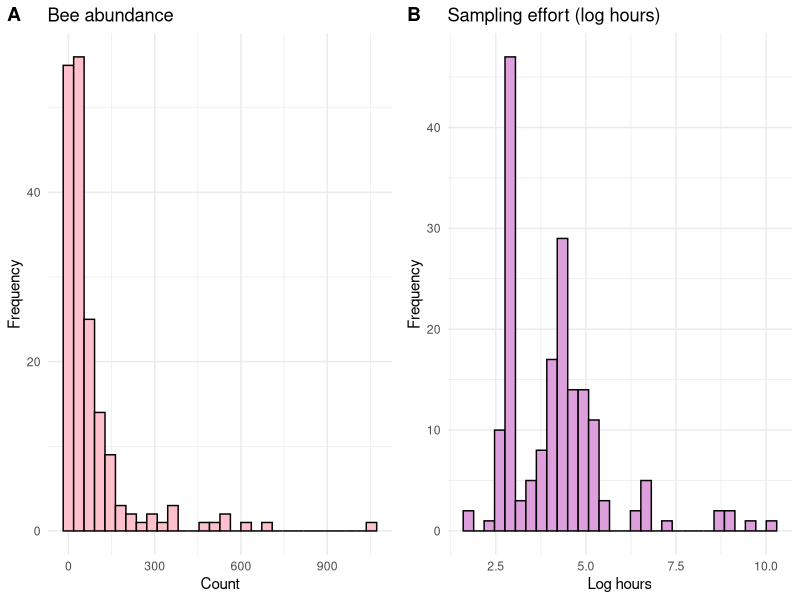
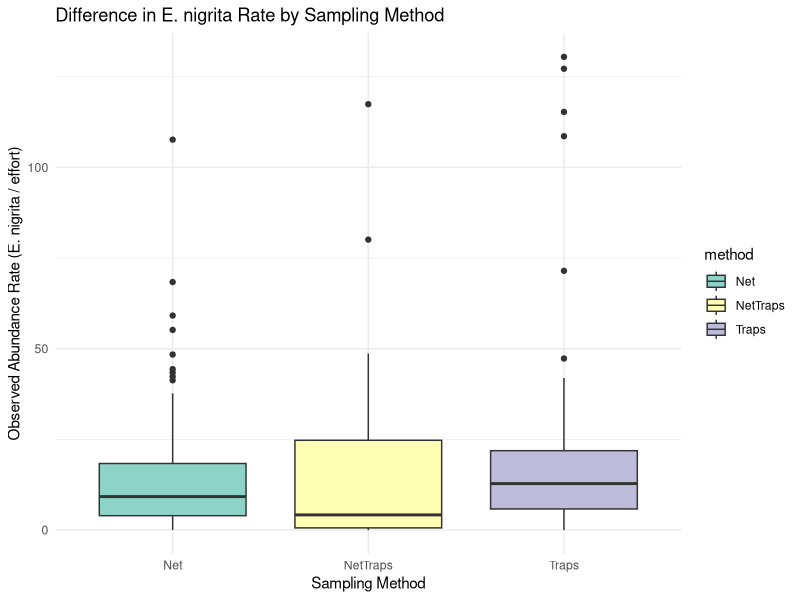
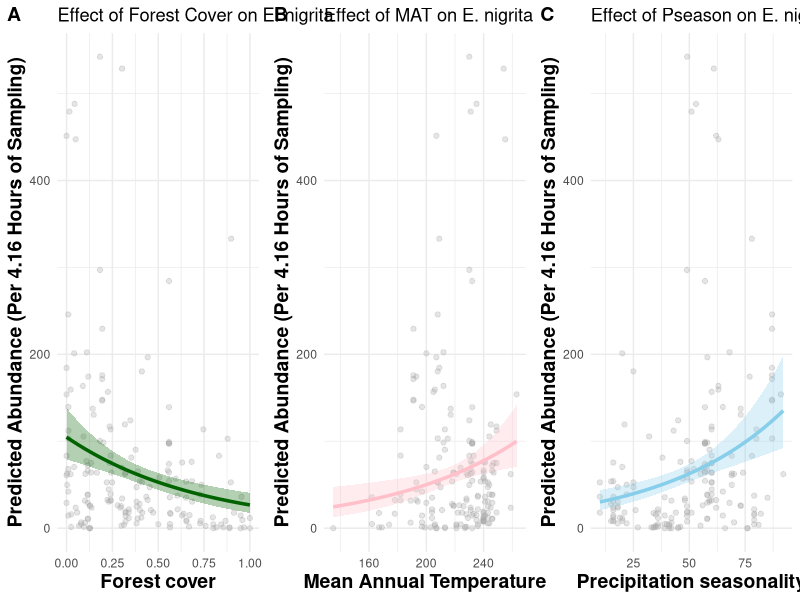

Recreate these plots in R, in order.
library(dplyr)
library(ggplot2)
library(MASS)
library(cowplot)
library(car)

dat = read.csv("exercise_6/Eulaema.csv")
head(dat)

summary(dat$Eulaema_nigrita)
h_bee = ggplot(dat, aes(x = Eulaema_nigrita)) +
  geom_histogram(fill = "pink", color = "black") +
  labs(title = "Bee abundance", x = "Count", y = "Frequency") +
  theme_minimal()

summary(dat$effort)
h_effort = ggplot(dat, aes(x = effort)) +
  geom_histogram(fill = "plum", color = "black") +
  labs(title = "Sampling effort (log hours)", x = "Log hours", y = "Frequency") +
  theme_minimal()

plot_grid( h_bee, h_effort, ncol = 2,
          labels = c("A", "B")) 

vif_model_full = lm(Eulaema_nigrita ~ altitude + MAT + MAP + Tseason + Pseason + forest. + lu_het, data = dat)
vif(vif_model_full)

vif_model_step1 = lm(Eulaema_nigrita ~ MAT + MAP + Tseason + Pseason + forest. + lu_het, data = dat)
vif(vif_model_step1)

vif_model_step2 = lm(Eulaema_nigrita ~ MAT + MAP + Pseason + forest. + lu_het, data = dat)
vif(vif_model_step2)

vif_model_step3 = lm(Eulaema_nigrita ~ MAT + Pseason + forest. + lu_het, data = dat)
vif(vif_model_step3)

m = glm(Eulaema_nigrita ~ effort + forest. + MAT + Pseason + lu_het + method, "poisson", data = dat)
summary(m)

m_full = glm.nb(Eulaema_nigrita ~ offset(log(effort)) + forest. + MAT + Pseason + lu_het + method, data = dat)
summary(m_full)

dat$rate = dat$Eulaema_nigrita / dat$effort 

ggplot(dat, aes(x = method, y = rate, fill = method)) +
  geom_boxplot() +
  scale_fill_brewer(palette = "Set3") +
  labs(y = "Observed Abundance Rate (E. nigrita / effort)", 
       x = "Sampling Method", 
       title = "Difference in E. nigrita Rate by Sampling Method") +
  theme_minimal()

beta_lu_het = 0.031036
sd_lu_het = sd(dat$lu_het)
effect_lu_het_sd = 100 * (exp(beta_lu_het * sd_lu_het) - 1)

beta_method_traps = 0.167504
effect_method_traps = 100 * (exp(beta_method_traps) - 1) 

beta_forest = -1.250720
sd_forest = sd(dat$forest.)
effect_forest = 100 * (exp(beta_forest * sd_forest) - 1)

beta_MAT = 0.010593
sd_MAT = sd(dat$MAT)
effect_MAT = 100 * (exp(beta_MAT * sd_MAT) - 1)

beta_Pseason = 0.018179
sd_Pseason = sd(dat$Pseason)
effect_Pseason = 100 * (exp(beta_Pseason * sd_Pseason) - 1)

m_strong = glm.nb(Eulaema_nigrita ~ offset(log(effort)) + forest. + MAT + Pseason, data = dat)
summary(m_strong)

plot_effect = function(predictor_var, color, small_titles, model = m_strong, data = dat) {
  
  xx_var = seq(min(data[[predictor_var]]), max(data[[predictor_var]]), length.out = 100)
  
  bees = data.frame(
    forest. = rep(mean(data$forest.), 100),
    MAT     = rep(mean(data$MAT), 100),
    Pseason = rep(mean(data$Pseason), 100),
    effort  = rep(mean(dat$effort), 100) 
  )
  bees[[predictor_var]] = xx_var

  pred = predict(model, newdata = bees, type = "link", se.fit = TRUE)
  fit   = exp(pred$fit)
  upper = exp(pred$fit + 1.96*pred$se.fit)
  lower = exp(pred$fit - 1.96*pred$se.fit)

  df_fit = data.frame(xx = xx_var, fit = fit, upper = upper, lower = lower)
  names(df_fit)[1] = predictor_var

  p = ggplot() +
    geom_point(aes(x = data[[predictor_var]], y = (data$Eulaema_nigrita / data$effort) * mean(data$effort)), 
               color="darkgrey", alpha=0.3) +
                geom_line(data = df_fit, aes(x = .data[[predictor_var]], y = fit), 
               color = color, linewidth = 1.2) +
                geom_ribbon(data = df_fit, aes(x = .data[[predictor_var]], ymin = lower, ymax = upper), 
               fill = color, alpha = 0.3) +
                labs(x = small_titles$x_label, 
       y = paste0("Predicted Abundance (Per ", round(mean(dat$effort), 2), " Hours of Sampling)"), 
       title = small_titles$title) + 
  theme_minimal() +
  theme(axis.title.x = element_text(size = 14, face = "bold"),  
        axis.title.y = element_text(size = 14, face = "bold"))
  
return(p)
}

labels_forest = list(x_label = "Forest cover", title = "Effect of Forest Cover on E. nigrita")
p1 = plot_effect("forest.", "darkgreen", labels_forest)

labels_MAT = list(x_label = "Mean Annual Temperature", title = "Effect of MAT on E. nigrita")
p2 = plot_effect("MAT", "pink", labels_MAT)

labels_Pseason = list(x_label = "Precipitation seasonality", title = "Effect of Pseason on E. nigrita")
p3 = plot_effect("Pseason", "skyblue", labels_Pseason)

plot_grid( p1, p2, p3, ncol = 3,
           labels = c("A", "B", "C"))




